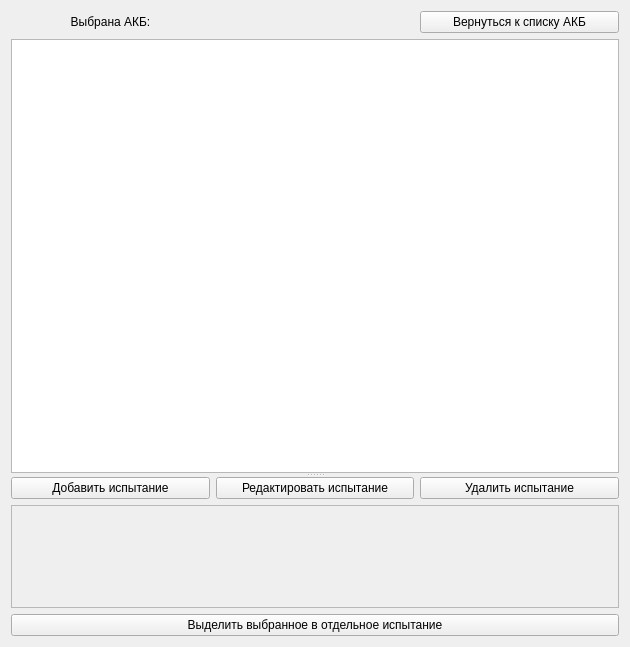
<?xml version="1.0" encoding="UTF-8"?>
<ui version="4.0">
 <class>TestsPage</class>
 <widget class="QWidget" name="TestsPage">
  <property name="geometry">
   <rect>
    <x>0</x>
    <y>0</y>
    <width>630</width>
    <height>647</height>
   </rect>
  </property>
  <property name="windowTitle">
   <string>Form</string>
  </property>
  <layout class="QHBoxLayout" name="horizontalLayout_5">
   <item>
    <widget class="QSplitter" name="splitter">
     <property name="orientation">
      <enum>Qt::Orientation::Vertical</enum>
     </property>
     <property name="childrenCollapsible">
      <bool>false</bool>
     </property>
     <widget class="QWidget" name="layoutWidget">
      <layout class="QVBoxLayout" name="verticalLayout">
       <item>
        <layout class="QHBoxLayout" name="horizontalLayout_4" stretch="0,0,0">
         <item>
          <widget class="QLabel" name="label_3">
           <property name="text">
            <string>Выбрана АКБ:</string>
           </property>
           <property name="alignment">
            <set>Qt::AlignmentFlag::AlignCenter</set>
           </property>
          </widget>
         </item>
         <item>
          <widget class="QLabel" name="batteryLabel">
           <property name="text">
            <string/>
           </property>
          </widget>
         </item>
         <item>
          <widget class="QPushButton" name="battariesPage_button">
           <property name="text">
            <string>Вернуться к списку АКБ</string>
           </property>
          </widget>
         </item>
        </layout>
       </item>
       <item>
        <widget class="QTableView" name="tableView">
         <property name="sizePolicy">
          <sizepolicy hsizetype="Expanding" vsizetype="Expanding">
           <horstretch>0</horstretch>
           <verstretch>0</verstretch>
          </sizepolicy>
         </property>
        </widget>
       </item>
      </layout>
     </widget>
     <widget class="QWidget" name="layoutWidget">
      <layout class="QVBoxLayout" name="verticalLayout_2">
       <item>
        <layout class="QHBoxLayout" name="horizontalLayout_3">
         <item>
          <widget class="QPushButton" name="addTest_button">
           <property name="text">
            <string>Добавить испытание</string>
           </property>
          </widget>
         </item>
         <item>
          <widget class="QPushButton" name="editTest_button">
           <property name="text">
            <string>Редактировать испытание</string>
           </property>
          </widget>
         </item>
         <item>
          <widget class="QPushButton" name="delTest_button">
           <property name="text">
            <string>Удалить испытание</string>
           </property>
          </widget>
         </item>
        </layout>
       </item>
       <item>
        <widget class="QFrame" name="frame">
         <property name="frameShape">
          <enum>QFrame::Shape::StyledPanel</enum>
         </property>
         <property name="frameShadow">
          <enum>QFrame::Shadow::Raised</enum>
         </property>
         <layout class="QHBoxLayout" name="horizontalLayout">
          <item>
           <widget class="Canvas" name="canvas" native="true">
            <property name="sizePolicy">
             <sizepolicy hsizetype="Expanding" vsizetype="Expanding">
              <horstretch>0</horstretch>
              <verstretch>0</verstretch>
             </sizepolicy>
            </property>
           </widget>
          </item>
         </layout>
        </widget>
       </item>
       <item>
        <layout class="QHBoxLayout" name="horizontalLayout_2">
         <item>
          <widget class="QPushButton" name="separateTest_button">
           <property name="text">
            <string>Выделить выбранное в отдельное испытание</string>
           </property>
          </widget>
         </item>
        </layout>
       </item>
      </layout>
     </widget>
    </widget>
   </item>
  </layout>
 </widget>
 <customwidgets>
  <customwidget>
   <class>Canvas</class>
   <extends>QWidget</extends>
   <header>canvas.hpp</header>
   <container>1</container>
  </customwidget>
 </customwidgets>
 <resources/>
 <connections/>
</ui>
